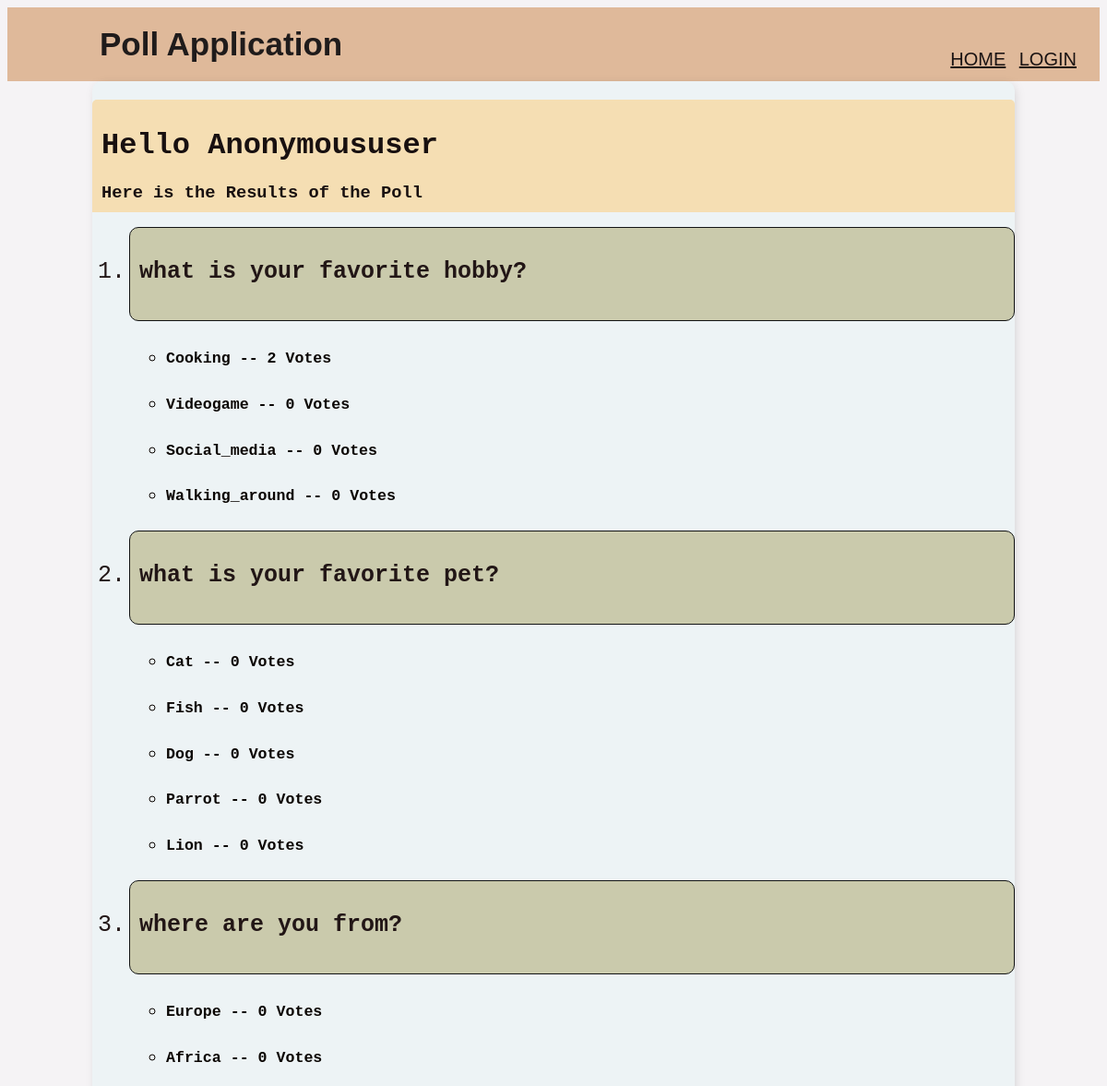
The page /bonus/ (upper part) on the database as committed earlier.
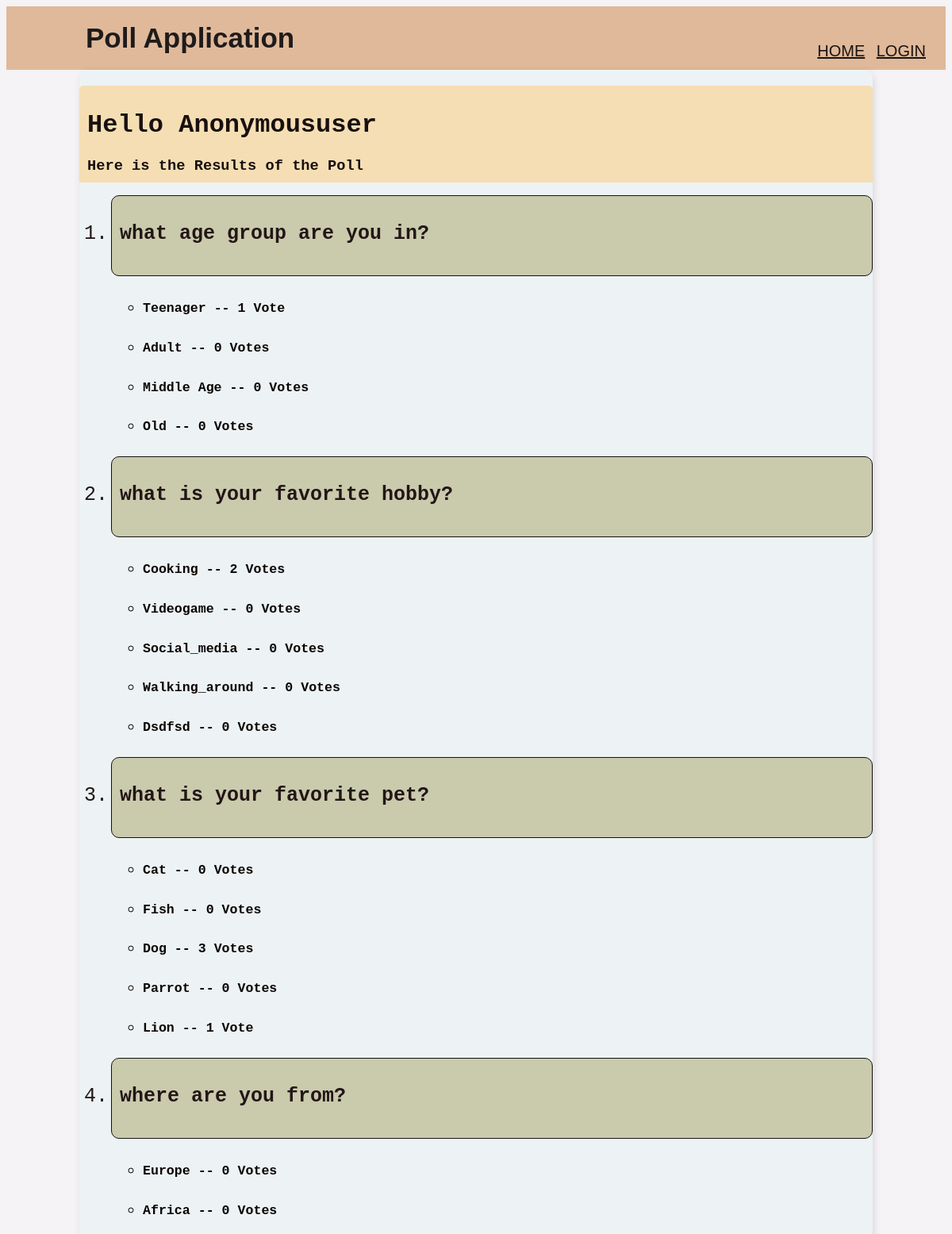
The same page on the database as committed later.
### polls/models.py (models this page shows)
class Question(models.Model):
    question_text = models.CharField(max_length=200)
    pub_date = models.DateTimeField(auto_now_add= True)

class Choice(models.Model):
    question = models.ForeignKey(Question, on_delete=models.CASCADE, null=True, blank=True)
    choice_text = models.CharField(max_length=200)
    votes = models.IntegerField(default=0)

### polls/views.py (the view)
# urls.py: path('bonus/', views.BonusView.as_view(), name='bonus'),
class BonusView(generic.ListView):
    template_name = 'polls/bonus.html'
    context_object_name = 'question_list'
    def get_queryset(self):
        return Question.objects.order_by('-pub_date')

### polls/templates/polls/bonus.html
{% extends 'polls/base.html' %} {% block content %}
<div class="header-bar">
    <div>
        <h1>Hello {{request.user|title}}</h1>
        <h3 style="margin:0">Here is the Results of the Poll </h3>
    </div>
</div>
{% if question_list %}
    <ol>
    {% for question in question_list %}
        <div id = "quest">
            <li> <h4> {{ question.question_text }} </h4></li>
        </div>
            <ul>
                {% for choice in question.choice_set.all %}
                <div id = "answers">
                    <li> <h5 >{{ choice.choice_text }} -- {{ choice.votes }} vote{{ choice.votes|pluralize }}</h5> </li>
                </div>
                {% endfor %}
            </ul>
    {% endfor %}
    </ol>
{% else %}
    <p>No polls are available.</p>
{% endif %}
{% endblock content %}

### polls/templates/polls/base.html (shortened to what this page needs)
<!DOCTYPE html>
<html>
  <head>
  </head>
  <body>
    <nav>
      <label class = 'logo'> Poll Application </label>
      <ul>
        <li> <a href = "{%url 'polls:index' %}"> Home </a></li>
        {% if request.user.is_authenticated %}
        <li> <a href = "{%url 'polls:logout' %}"> logout </a></li>
        <li> <a href = "{%url 'polls:questioncreate' %}"> create </a></li>
        {% else %}
        <li> <a href = "{%url 'polls:login' %}"> login </a></li>
        {%endif%}
      </ul>
    </nav>
    <div class="container">{% block content %} {% endblock content %}</div>
  </body>
</html>

### polls/templates/polls/base.html (style rules this page uses)
body { background-color: rgb(245, 243, 245); font-family: "courier new", monospace; padding-top: 0px; }
.container { max-width: 1000px; padding-top: 20px; margin: auto; background-color: rgb(237, 243, 245); -webkit-box-shadow: 2px 2px 13px -4px rgba(0, 0, 0, 0.21); box-shadow: 2px 2px 13px -4px rgba(0, 0, 0, 0.21); padding-bottom: 50px; border-radius: 10px; }
.header-bar { justify-content: space-between; color: rgb(24, 16, 16); padding: 10px; border-radius: 5px 5px 0 0; background:wheat; }
#quest { background-color: #cacaac; color: rgb(34, 22, 22); font-size: 25px; border: #121314 1px solid; padding-left: 10px; border-radius: 10px; padding-bottom: 5px; }
#answers { text-transform: capitalize; color: rgb(10, 5, 2); font-size: 20px; font-family: "monaco", monospace; }
nav { background-color: rgb(223, 185, 154); height: 80px; width: 100%; font-family:Impact, Haettenschweiler, 'Arial Narrow Bold', sans-serif; }
label.logo { color: rgb(31, 27, 27); font-size: 35px; line-height: 80px; padding: 0 100px; font-weight: bold; }
nav ul { float: right; margin-right: 20px; }
nav ul li { display: inline-block; line-height: 80px; margin: 0 5px; }
nav ul li a { color: rgb(26, 19, 19); font-size: 20px; text-transform: uppercase; }

Rows that differ between the two databases and show on the page:
added Question: question_text "what age group are you in?"
added Choice: choice_text "Teenager", votes "1", shown under "what age group are you in?"
added Choice: choice_text "Adult", votes "0", shown under "what age group are you in?"
added Choice: choice_text "Middle Age", votes "0", shown under "what age group are you in?"
added Choice: choice_text "Old", votes "0", shown under "what age group are you in?"
added Choice: choice_text "Dsdfsd", votes "0", shown under Question "what is your favorite hobby?"
changed Choice "Dog": votes "0" → "3"
changed Choice "Lion": votes "0" → "1"
